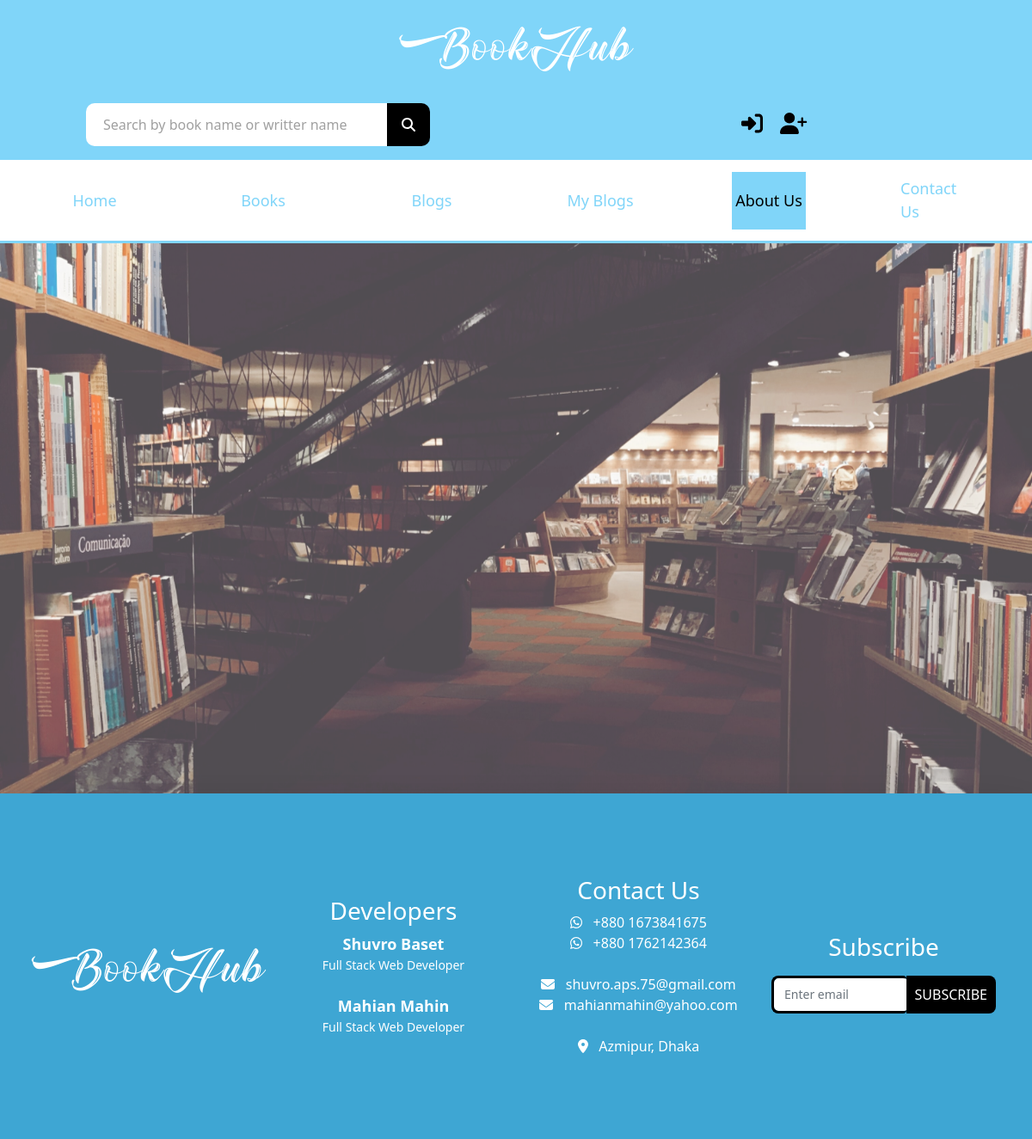
/about/, run on an earlier commit of the app's database.
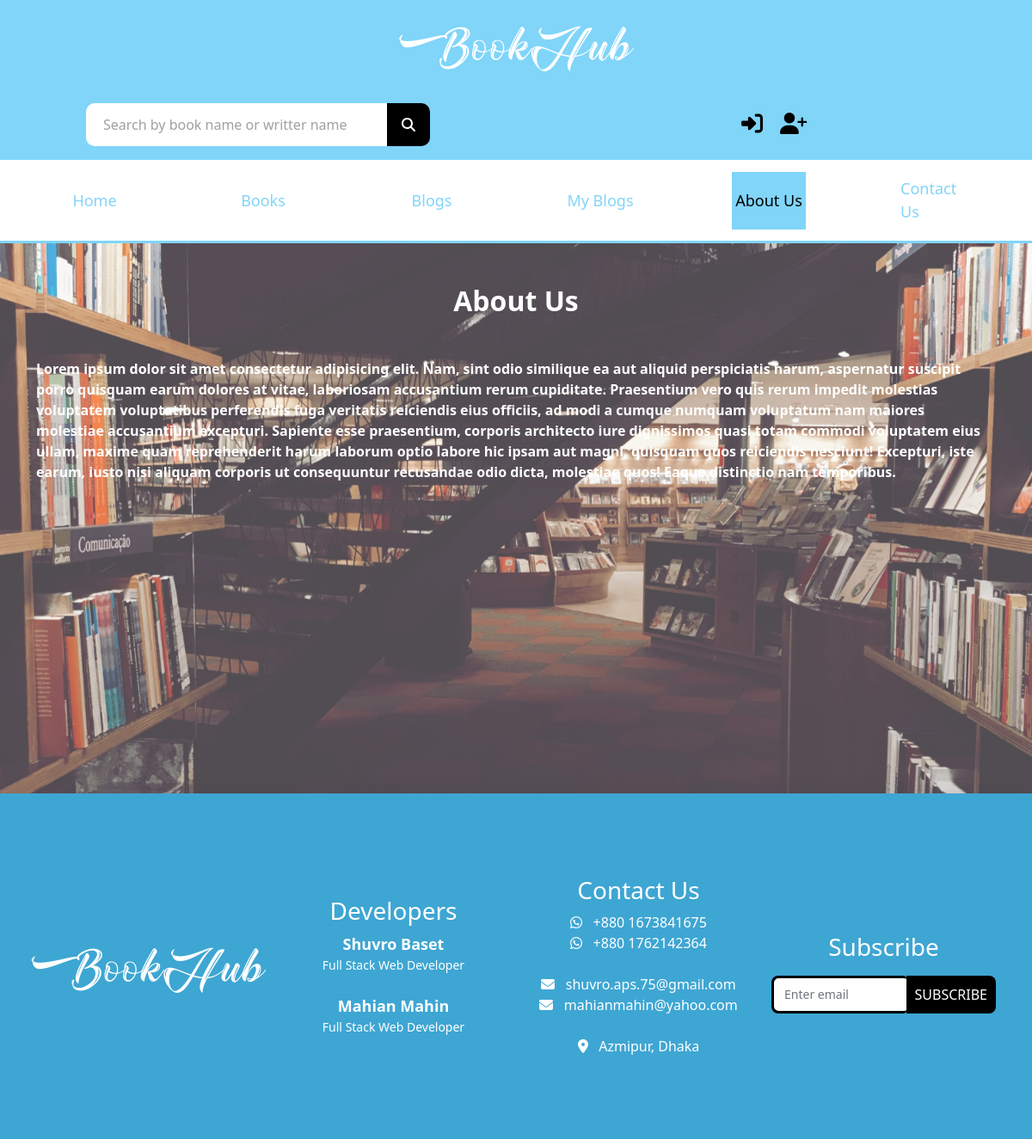
And on a later commit of the database.
### bookHub_app/models.py (models this page shows)
class SiteUtils(models.Model):
    home_text = models.TextField()
    about_us_text = models.TextField()

### bookHub_app/views.py (the view)
# urls.py: path('about/', about, name="about"),
def about(request):
    site_utils = SiteUtils.objects.all()
    context = {
        "about": "active",
        "utils": site_utils
    }
    return render(request, 'about-us.html', context)

### templates/about-us.html (shortened to what this page needs)
{% extends 'main.html' %}
{% load static %}
{% block content %}
    <section id="about-section" style="background-image: url(/static/images/paralax-book.jpg);">
        <div class="container">
            <div class="row">
            {% for util in utils %}
                <div class="text-white">
                    <h2 class="text-center fw-bolder my-5">About Us</h2>
                    <p class="fw-bold text-justify">{{ util.about_us_text }}</p>
                </div>
            </div>
            {% endfor %}
        </div>
    </section>
{% endblock %}

What changed in the data, as far as the page shows it:
added SiteUtils: about_us_text "Lorem ipsum dolor sit amet consectetur adipisicing elit. Nam, sint odio similique ea aut aliquid perspiciatis harum, aspernatur suscipit porro quisquam earum dolores at vitae, laboriosam accusantium rerum cupiditate. Praesentium vero quis rerum impedit molestias voluptatem voluptatibus perferendis fuga veritatis reiciendis eius officiis, ad modi a cumque numquam voluptatum nam maiores molestiae accusantium excepturi. Sapiente esse praesentium, corporis architecto iure dignissimos quasi totam commodi voluptatem eius ullam, maxime quam reprehenderit harum laborum optio labore hic ipsam aut magni, quisquam quos reiciendis nesciunt! Excepturi, iste earum, iusto nisi aliquam corporis ut…"
